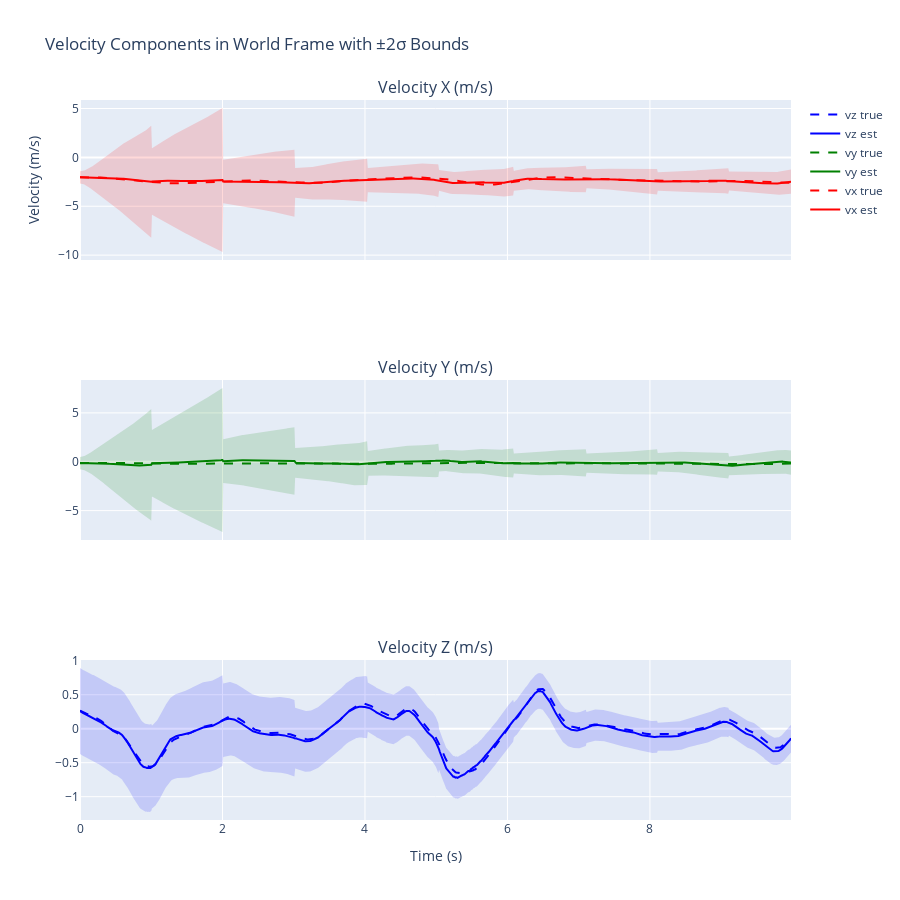

The notebook cell this image was saved under:
### Markdown cell above
## Plot Velocity (m/s)

Velocity often benefits from frequent updates (e.g., GPS Doppler). Here we only have occasional position updates; expect velocity uncertainty to grow between updates and shrink slightly after them.

### Code cell
# 3 subplots for vx, vy, vz
fig = make_subplots(rows=3, cols=1, shared_xaxes=True, subplot_titles=("Velocity X (m/s)", "Velocity Y (m/s)", "Velocity Z (m/s)"))
color_rgb = {0: ("rgba(255,0,0,0.15)", "#ff0000"), 1: ("rgba(0,128,0,0.15)", "#008000"), 2: ("rgba(0,0,255,0.15)", "#0000ff")}
for i, comp in enumerate(["x", "y", "z"]):
    fill_rgba, line_color = color_rgb[i]; mean = vel_est[:, i]; std2p = 2.0 * vel_std[:, i]; upper = mean + std2p; lower = mean - std2p; row = i + 1
    fig.add_trace(go.Scatter(x=times, y=upper, line=dict(color=line_color, width=0), showlegend=False), row=row, col=1)
    fig.add_trace(go.Scatter(x=times, y=lower, fill="tonexty", fillcolor=fill_rgba, line=dict(color=line_color, width=0), showlegend=False), row=row, col=1)
    fig.add_trace(go.Scatter(x=times, y=mean, name=f"v{comp} est", line=dict(color=line_color, width=2)), row=row, col=1)
    fig.add_trace(go.Scatter(x=times, y=vel_true[:, i], name=f"v{comp} true", line=dict(color=line_color, dash="dash", width=2)), row=row, col=1)
fig.update_layout(height=900, title_text="Velocity Components in World Frame with ±2σ Bounds", xaxis3_title="Time (s)", yaxis_title="Velocity (m/s)", showlegend=True)
fig.show()

### Figure 1 — Plotly figure (JSON) as saved in the notebook; plotly's stock layout.template omitted (floating-point values rounded to 4 significant figures; data arrays with more than 128 entries replaced by an {"elided": "..."} marker saying what was removed)
{"data": [{"line": {"color": "#ff0000", "width": 0}, "showlegend": false, "type": "scatter", "x": {"elided": "989 float values"}, "xaxis": "x", "y": {"elided": "989 float values"}, "yaxis": "y"}, {"fill": "tonexty", "fillcolor": "rgba(255,0,0,0.15)", "line": {"color": "#ff0000", "width": 0}, "showlegend": false, "type": "scatter", "x": {"elided": "989 float values"}, "xaxis": "x", "y": {"elided": "989 float values"}, "yaxis": "y"}, {"line": {"color": "#ff0000", "width": 2}, "name": "vx est", "type": "scatter", "x": {"elided": "989 float values"}, "xaxis": "x", "y": {"elided": "989 float values"}, "yaxis": "y"}, {"line": {"color": "#ff0000", "dash": "dash", "width": 2}, "name": "vx true", "type": "scatter", "x": {"elided": "989 float values"}, "xaxis": "x", "y": {"elided": "989 float values"}, "yaxis": "y"}, {"line": {"color": "#008000", "width": 0}, "showlegend": false, "type": "scatter", "x": {"elided": "989 float values"}, "xaxis": "x2", "y": {"elided": "989 float values"}, "yaxis": "y2"}, {"fill": "tonexty", "fillcolor": "rgba(0,128,0,0.15)", "line": {"color": "#008000", "width": 0}, "showlegend": false, "type": "scatter", "x": {"elided": "989 float values"}, "xaxis": "x2", "y": {"elided": "989 float values"}, "yaxis": "y2"}, {"line": {"color": "#008000", "width": 2}, "name": "vy est", "type": "scatter", "x": {"elided": "989 float values"}, "xaxis": "x2", "y": {"elided": "989 float values"}, "yaxis": "y2"}, {"line": {"color": "#008000", "dash": "dash", "width": 2}, "name": "vy true", "type": "scatter", "x": {"elided": "989 float values"}, "xaxis": "x2", "y": {"elided": "989 float values"}, "yaxis": "y2"}, {"line": {"color": "#0000ff", "width": 0}, "showlegend": false, "type": "scatter", "x": {"elided": "989 float values"}, "xaxis": "x3", "y": {"elided": "989 float values"}, "yaxis": "y3"}, {"fill": "tonexty", "fillcolor": "rgba(0,0,255,0.15)", "line": {"color": "#0000ff", "width": 0}, "showlegend": false, "type": "scatter", "x": {"elided": "989 float values"}, "xaxis": "x3", "y": {"elided": "989 float values"}, "yaxis": "y3"}, {"line": {"color": "#0000ff", "width": 2}, "name": "vz est", "type": "scatter", "x": {"elided": "989 float values"}, "xaxis": "x3", "y": {"elided": "989 float values"}, "yaxis": "y3"}, {"line": {"color": "#0000ff", "dash": "dash", "width": 2}, "name": "vz true", "type": "scatter", "x": {"elided": "989 float values"}, "xaxis": "x3", "y": {"elided": "989 float values"}, "yaxis": "y3"}], "layout": {"annotations": [{"font": {"size": 16}, "showarrow": false, "text": "Velocity X (m/s)", "x": 0.5, "xanchor": "center", "xref": "paper", "y": 1, "yanchor": "bottom", "yref": "paper"}, {"font": {"size": 16}, "showarrow": false, "text": "Velocity Y (m/s)", "x": 0.5, "xanchor": "center", "xref": "paper", "y": 0.6111, "yanchor": "bottom", "yref": "paper"}, {"font": {"size": 16}, "showarrow": false, "text": "Velocity Z (m/s)", "x": 0.5, "xanchor": "center", "xref": "paper", "y": 0.2222, "yanchor": "bottom", "yref": "paper"}], "height": 900, "showlegend": true, "title": {"text": "Velocity Components in World Frame with ±2σ Bounds"}, "xaxis": {"anchor": "y", "domain": [0, 1], "matches": "x3", "showticklabels": false}, "xaxis2": {"anchor": "y2", "domain": [0, 1], "matches": "x3", "showticklabels": false}, "xaxis3": {"anchor": "y3", "domain": [0, 1], "title": {"text": "Time (s)"}}, "yaxis": {"anchor": "x", "domain": [0.7778, 1], "title": {"text": "Velocity (m/s)"}}, "yaxis2": {"anchor": "x2", "domain": [0.3889, 0.6111]}, "yaxis3": {"anchor": "x3", "domain": [0, 0.2222]}}}
